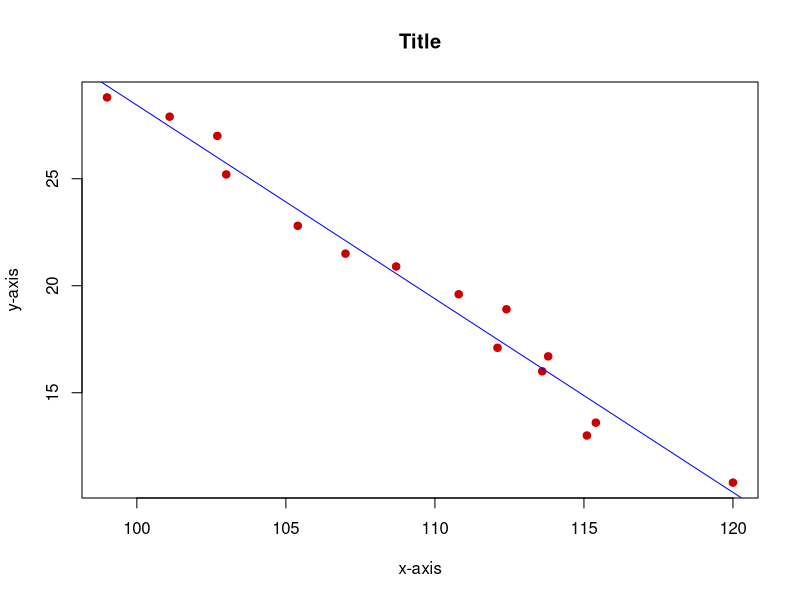

R code for this plot:
# File: Final Exam Plotter.R
# Course: IE 3610


# Clear plots
dev.off()  # But only if there IS a plot
# Clear console
cat("\014")  # ctrl+L
# Clear global environment
rm(list = ls())


## IMPORT DATA
XData = data.frame(Xhead=c(99.0,101.1,102.7,103.0,105.4,107.0,108.7,110.8,
                            112.1,112.4,113.6,113.8,115.1,115.4,120.0))
YData = data.frame(Yhead=c(28.8,27.9,27.0,25.2,22.8,21.5,20.9,19.6,
                             17.1,18.9,16.0,16.7,13.0,13.6,10.8))
Data = data.frame(XData,YData)
Data


## PLOTS
plot(Data$Xhead, Data$Yhead, # Plot function
     pch = 19,         # Solid circle
     cex = 1,        # Make 1x size
     col = "#cc0000",  # Red
     main = "Title", # Graph title
     xlab = "x-axis", # X label
     ylab = "y-axis") # Y label

# Regression line
abline(lm(Yhead~Xhead,data=Data),col='blue') # Add regression line to graph
lm(Yhead~Xhead,data=Data) # Regression statistics for equation


